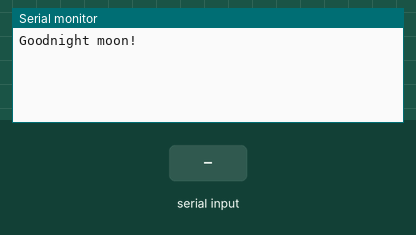
Bench run of a sketch on a simulated Arduino Uno, built with avr-gcc and run on an emulated ATmega328P. On the bench: the last lines printed to the serial monitor. The inputs (shaded band) are chosen by the test bench.

Above: at 1.2 s.
1.3 s: "1" received over the second serial link
At 1.7 s:
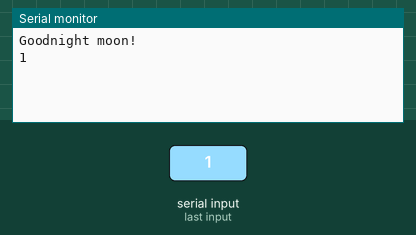
2.8 s: "0" received over the second serial link
At 4.0 s:
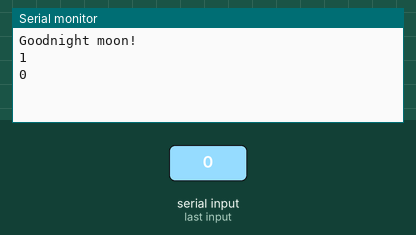
4.3 s: "2" received over the second serial link
At 5.2 s:
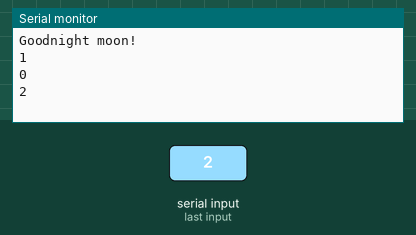

Measured:
- after the input at 1.3 s, the serial monitor: prints a new line at once (image 1)
- after the input at 2.8 s, the serial monitor: prints a new line at once (image 2)
- after the input at 4.3 s, the serial monitor: prints a new line at once (image 3)

The sketch:

receptor.ino
```cpp
#include <SoftwareSerial.h>

SoftwareSerial mySerial(11, 10); // RX, TX
String command = "";

void setup() {
  // Open serial communications and wait for port to open:
  Serial.begin(115200);


  Serial.println("Goodnight moon!");

  // set the data rate for the SoftwareSerial port
  mySerial.begin(38400);
 // mySerial.println("Hello, world?");
}
void loop() {
 // Read device output if available.
  if (mySerial.available())
  {
    //Serial.println("MySerial.available = true");
     while(mySerial.available() > 0)
     {
      // While there is more to be read, keep reading.

       command += (char)mySerial.read();
       delay(10);
     }
     Serial.println(command);

   command = ""; // No repeats
  }
  else
  {
    //Serial.println("MySerial.available = false");
  }
 // delay(1000);
}
```
